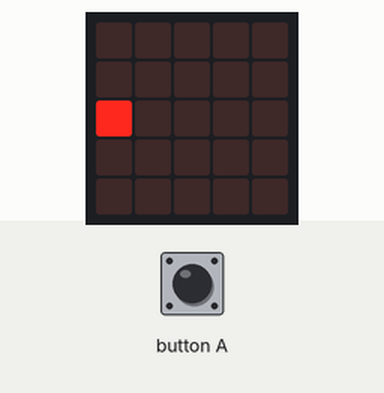
Recording of a program running on a simulated BBC micro:bit (MakeCode). Shown: the board's 5×5 LED display.

Above: at 0.1 s.
At 0.9 s:
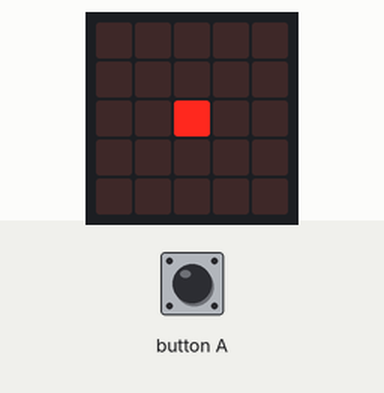
At 1.7 s:
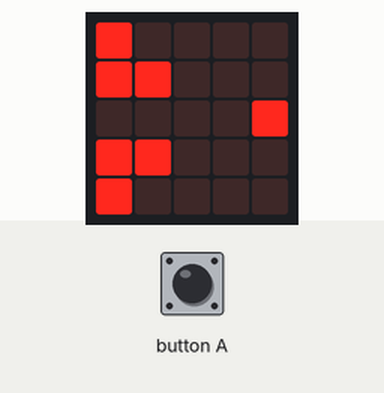
At 3.7 s:
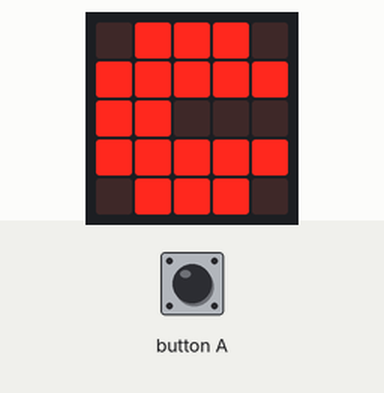
At 5.7 s:
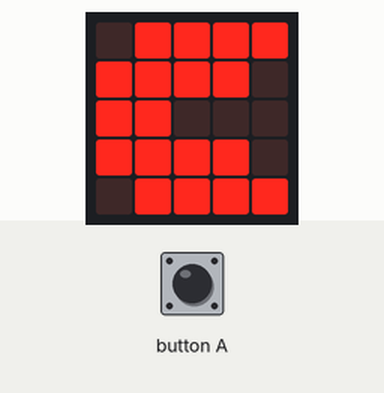
At 7.3 s:
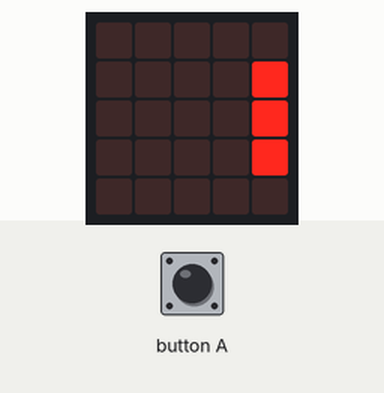

The program:

main.ts
```typescript
input.onButtonPressed(Button.A, function () {

})
basic.showLeds(`
    . . . . .
    . . . . .
    # . . . .
    . . . . .
    . . . . .
    `)
basic.showLeds(`
    . . . . .
    . . . . .
    . # . . .
    . . . . .
    . . . . .
    `)
basic.showLeds(`
    . . . . .
    . . . . .
    . . # . .
    . . . . .
    . . . . .
    `)
basic.showLeds(`
    . . . . .
    # . . . .
    . . . # .
    # . . . .
    . . . . .
    `)
basic.showLeds(`
    # . . . .
    # # . . .
    . . . . #
    # # . . .
    # . . . .
    `)
basic.showLeds(`
    # # . . .
    # # # . .
    . . . . .
    # # # . .
    # # . . .
    `)
basic.showLeds(`
    . # # # .
    # # # . .
    # # . . .
    # # # . .
    . # # # .
    `)
for (let index = 0; index < 4; index++) {
    basic.showLeds(`
        . # # # .
        # # # # #
        # # . . .
        # # # # #
        . # # # .
        `)
    basic.showLeds(`
        . # # # #
        # # # # .
        # # . . .
        # # # # .
        . # # # #
        `)
}
basic.showLeds(`
    . . # # #
    . # # # #
    . # # . .
    . # # # #
    . . # # #
    `)
basic.showLeds(`
    . . . # #
    . . # # #
    . . # # .
    . . # # #
    . . . # #
    `)
basic.showLeds(`
    . . . . #
    . . . # #
    . . . # #
    . . . # #
    . . . . #
    `)
basic.showLeds(`
    . . . . .
    . . . . #
    . . . . #
    . . . . #
    . . . . .
    `)
basic.showLeds(`
    . . . . .
    . . . . .
    . . . . .
    . . . . .
    . . . . .
    `)
basic.forever(function () {

})
```

test.ts
```typescript
// här hamnar tester och detta kompileras inte när det här paketet används som ett tillägg.
```

Measured:
- what the display in image 1 shows lasts 0.4 s, from 0.8 s to 1.2 s
